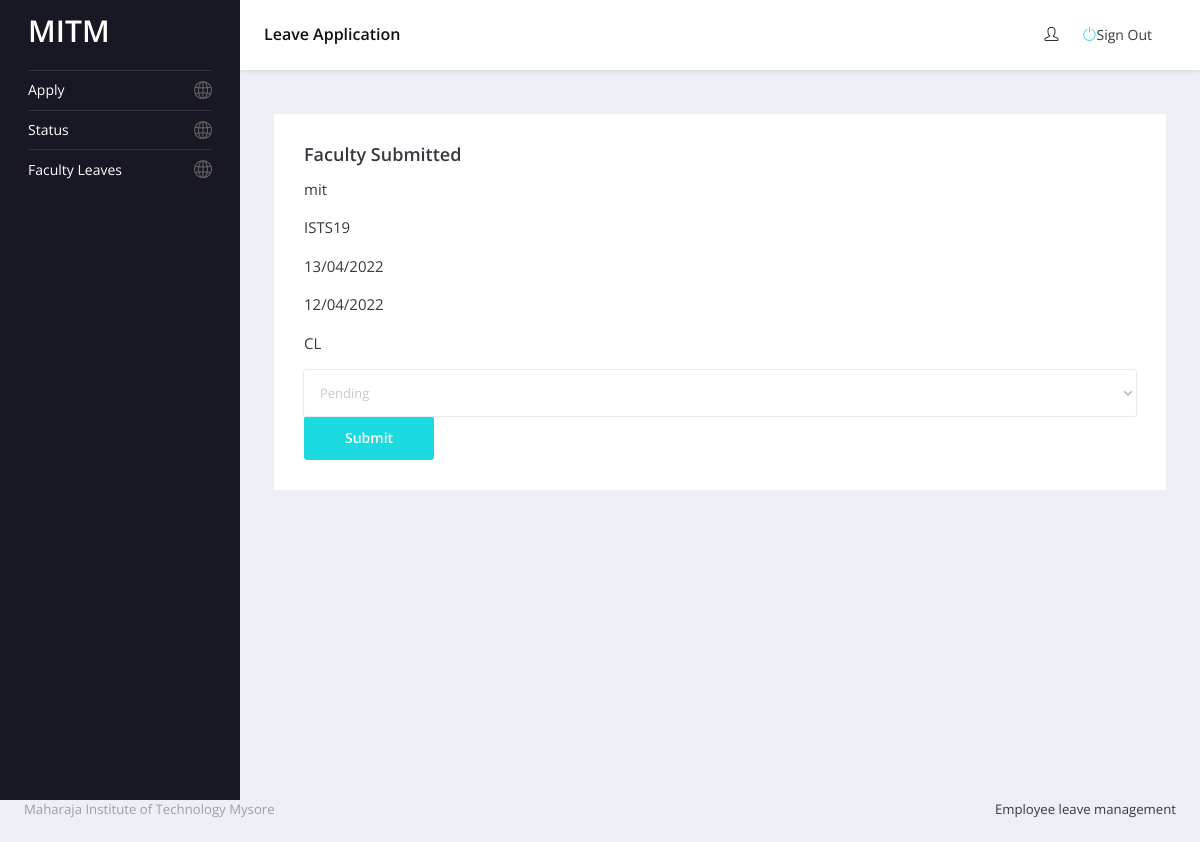
/leaves/hod_approval/8 (signed in), run on the app's committed database.
### leaves/models.py (models this page shows, shortened)
class Leave(models.Model):
    user = models.CharField(max_length=20,null=True)
    name = models.CharField(max_length=200,null=True)
    dept = models.CharField(max_length=200,null=True)
    designation = models.CharField(max_length=200,null=True)
    whether_HOD = models.BooleanField(default=False)
    From_date = models.CharField(max_length=10)
    To_date = models.CharField(max_length=10)
    Leave_type = models.CharField(max_length=100, null=True)
    Hod_approval = models.CharField(max_length=100, null=True)
    Principal_approval = models.CharField(max_length=100, null=True)

### leaves/views.py (the view)
# urls.py: path('hod_approval/<int:id>',views.HOD_approval,name='staff_edit'),
def HOD_approval(request, id):
    if request.session.get('hod', False):
        Staff_ID = request.session['hod']
        dept = PersonalDetail.objects.get(Staff_ID=Staff_ID)
        if PersonalDetail.objects.filter(Staff_ID=Staff_ID).exists():
            if Leave.objects.filter(id=id).exists():
                form = Leave.objects.get(id=id)
                staff = PersonalDetail.objects.get(Staff_ID=Staff_ID)
                context = {"form" : form, 'staff':staff }
                if request.method == "GET":
                    return render(request, 'hod_approval.html', context)
                if request.method == "POST":
                    ha = request.POST['typeof']
                    form.Hod_approval = ha
                    form.save()
                    return redirect('/staff')

### templates/hod_approval.html (shortened to what this page needs)
{% extends 'base.html' %}
{% block content %}
<nav class="sidebar sidebar-offcanvas" id="sidebar">
  <ul class="nav">
     <li class="nav-item">
      <a class="nav-link" href="/leaves/apply_leave_hod">
        <span class="menu-title">Apply</span>
        <i class="icon-globe menu-icon"></i>
      </a>
    <li class="nav-item">
      <a class="nav-link" href="/my_leaves">
        <span class="menu-title">Status</span>
        <i class="icon-globe menu-icon"></i>
      </a>
    </li>
    <li class="nav-item">
      <a class="nav-link" href="/staff">
        <span class="menu-title">Faculty Leaves</span>
        <i class="icon-globe menu-icon"></i>
      </a>
    </li>
  </ul>
</nav>
       <div class="main-panel">
        <div class="content-wrapper">
           <div class="col-lg-12 grid-margin stretch-card">
              <div class="card">
                <div class="card-body">
                  <h4 class="card-title">Faculty Submitted</h4>
                  <form method="POST" action="/leaves/hod_approval/{{ form.id }}" enctype="multipart/form-data" >
                       <p>{{ form.name }}</p>
                       <p>{{ form.user }}</p>
                       <p>{{ form.From_date }}</p>
                       <p>{{ form.To_date }}</p>
                       <p>{{ form.Leave_type }}</p>
                         <select class="form-control" id="sensor" onchange="updateText('sensor')">
                           <option>Pending</option>
                         </select>
                       <button class="btn btn-primary " name="submit" type="submit">
                        Submit
                       </button>
                    </form>
                </div>
              </div>
            </div>
   <link rel="stylesheet" href="https://cdnjs.cloudflare.com/ajax/libs/bootstrap-datepicker/1.4.1/css/bootstrap-datepicker3.css"/>
{% endblock content %}

### data on the page
Leave: name "mit", user "ISTS19", From_date "13/04/2022", To_date "12/04/2022", Leave_type "CL"
